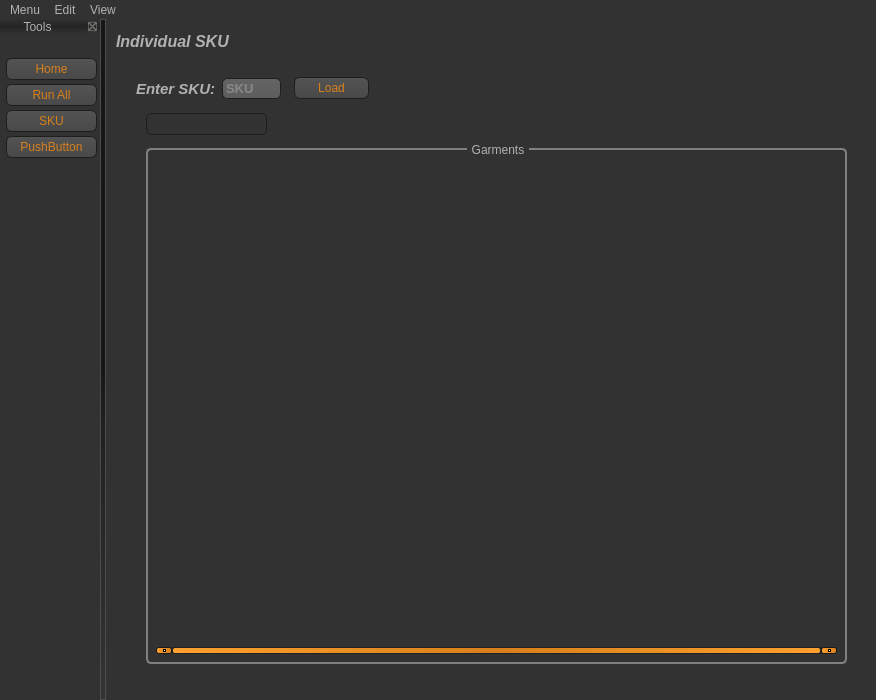
<?xml version="1.0" encoding="UTF-8"?>
<ui version="4.0">
 <class>mwWorkFlow</class>
 <widget class="QMainWindow" name="mwWorkFlow">
  <property name="geometry">
   <rect>
    <x>0</x>
    <y>0</y>
    <width>876</width>
    <height>700</height>
   </rect>
  </property>
  <property name="windowTitle">
   <string>InkPixi Web Art Workflow Thing</string>
  </property>
  <property name="styleSheet">
   <string notr="true">QToolTip
{
	 border: 1px solid black;
	 background-color: #ffa02f;
	 padding: 1px;
	 border-radius: 3px;
	 opacity: 100;
}

QWidget
{
	color: #b1b1b1;
	background-color: #323232;
	border: none;
	outline: none;
}

QWidget:item:hover
{
	background-color: QLinearGradient( x1: 0, y1: 0, x2: 0, y2: 1, stop: 0 #ffa02f, stop: 1 #ca0619);
	color: #000000;
}

QWidget:item:selected
{
	background-color: QLinearGradient( x1: 0, y1: 0, x2: 0, y2: 1, stop: 0 #ffa02f, stop: 1 #d7801a);
}

QMenuBar::item
{
	background: transparent;
}

QMenuBar::item:selected
{
	background: transparent;
	border: 1px solid #ffaa00;
}

QMenuBar::item:pressed
{
	background: #444;
	border: 1px solid #000;
	background-color: QLinearGradient(
		x1:0, y1:0,
		x2:0, y2:1,
		stop:1 #212121,
		stop:0.4 #343434/*,
		stop:0.2 #343434,
		stop:0.1 #ffaa00*/
	);
	margin-bottom:-1px;
	padding-bottom:1px;
}

QMenu
{
	border: 1px solid #000;
}

QMenu::item
{
	padding: 2px 20px 2px 20px;
}

QMenu::item:selected
{
	color: #000000;
}

QWidget:disabled
{
	color: #404040;
	background-color: #323232;
}

QAbstractItemView
{
	background-color: QLinearGradient( x1: 0, y1: 0, x2: 0, y2: 1, stop: 0 #4d4d4d, stop: 0.1 #646464, stop: 1 #5d5d5d);
}

QWidget:focus
{
	/*border: 2px solid QLinearGradient( x1: 0, y1: 0, x2: 0, y2: 1, stop: 0 #ffa02f, stop: 1 #d7801a);*/
}

QLineEdit
{
	background-color: QLinearGradient( x1: 0, y1: 0, x2: 0, y2: 1, stop: 0 #4d4d4d, stop: 0 #646464, stop: 1 #5d5d5d);
	padding: 1px;
	border-style: solid;
	border: 1px solid #1e1e1e;
	border-radius: 5;
}

QPushButton
{
	color: #d7801a;
	background-color: QLinearGradient( x1: 0, y1: 0, x2: 0, y2: 1, stop: 0 #565656, stop: 0.1 #525252, stop: 0.5 #4e4e4e, stop: 0.9 #4a4a4a, stop: 1 #464646);
	border-width: 1px;
	border-color: #1e1e1e;
	border-style: solid;
	border-radius: 6;
	padding: 3px;
	font-size: 12px;
	padding-left: 5px;
	padding-right: 5px;
}

QPushButton:pressed
{
	background-color: QLinearGradient( x1: 0, y1: 0, x2: 0, y2: 1, stop: 0 #2d2d2d, stop: 0.1 #2b2b2b, stop: 0.5 #292929, stop: 0.9 #282828, stop: 1 #252525);
}

QListView
{
	selection-background-color: #ffaa00;
	background-color: QLinearGradient( x1: 0, y1: 0, x2: 0, y2: 1, stop: 0 #565656, stop: 0.1 #525252, stop: 0.5 #4e4e4e, stop: 0.9 #4a4a4a, stop: 1 #464646);
	border-style: solid;
	border: 1px solid #1e1e1e;
	border-radius: 5;
}

QComboBox
{
	selection-background-color: #ffaa00;
	background-color: QLinearGradient( x1: 0, y1: 0, x2: 0, y2: 1, stop: 0 #565656, stop: 0.1 #525252, stop: 0.5 #4e4e4e, stop: 0.9 #4a4a4a, stop: 1 #464646);
	border-style: solid;
	border: 1px solid #1e1e1e;
	border-radius: 5;
}

QComboBox:hover,QPushButton:hover
{
	border: 2px solid QLinearGradient( x1: 0, y1: 0, x2: 0, y2: 1, stop: 0 #ffa02f, stop: 1 #d7801a);
}


QComboBox:on
{
	padding-top: 3px;
	padding-left: 4px;
	background-color: QLinearGradient( x1: 0, y1: 0, x2: 0, y2: 1, stop: 0 #2d2d2d, stop: 0.1 #2b2b2b, stop: 0.5 #292929, stop: 0.9 #282828, stop: 1 #252525);
	selection-background-color: #ffaa00;
}

QComboBox QAbstractItemView
{
	border: 2px solid darkgray;
	selection-background-color: QLinearGradient( x1: 0, y1: 0, x2: 0, y2: 1, stop: 0 #ffa02f, stop: 1 #d7801a);
}

QComboBox::drop-down
{
	 subcontrol-origin: padding;
	 subcontrol-position: top right;
	 width: 15px;

	 border-left-width: 0px;
	 border-left-color: darkgray;
	 border-left-style: solid; /* just a single line */
	 border-top-right-radius: 3px; /* same radius as the QComboBox */
	 border-bottom-right-radius: 3px;
 }

QComboBox::down-arrow
{
	 image: url(images/ui/down_arrow.png);
}

QGroupBox:focus
{
	border: 2px solid QLinearGradient( x1: 0, y1: 0, x2: 0, y2: 1, stop: 0 #ffa02f, stop: 1 #d7801a);
}

QGroupBox {
    background-color: #323232;
    border: 2px solid gray;
    border-radius: 5px;
    margin-top: 5px; /* leave space at the top for the title */
}

QGroupBox::title {
    subcontrol-origin: margin;
    subcontrol-position: top center; /* position at the top center */
    padding: 0 3px ;
 	/*background-color: qlineargradient(x1: 0, y1: 0, x2: 0, y2: 1,stop: 0 #FF0ECE, stop: 1 #FFFFFF);*/
	
}

QTextEdit:focus
{
	border: 2px solid QLinearGradient( x1: 0, y1: 0, x2: 0, y2: 1, stop: 0 #ffa02f, stop: 1 #d7801a);
}

QScrollBar:horizontal {
	 border: 1px solid #222222;
	 background: QLinearGradient( x1: 0, y1: 0, x2: 0, y2: 1, stop: 0.0 #121212, stop: 0.2 #282828, stop: 1 #484848);
	 height: 7px;
	 margin: 0px 16px 0 16px;
}

QScrollBar::handle:horizontal
{
	  background: QLinearGradient( x1: 0, y1: 0, x2: 1, y2: 0, stop: 0 #ffa02f, stop: 0.5 #d7801a, stop: 1 #ffa02f);
	  min-height: 20px;
	  border-radius: 2px;
}

QScrollBar::add-line:horizontal {
	  border: 1px solid #1b1b19;
	  border-radius: 2px;
	  background: QLinearGradient( x1: 0, y1: 0, x2: 1, y2: 0, stop: 0 #ffa02f, stop: 1 #d7801a);
	  width: 14px;
	  subcontrol-position: right;
	  subcontrol-origin: margin;
}

QScrollBar::sub-line:horizontal {
	  border: 1px solid #1b1b19;
	  border-radius: 2px;
	  background: QLinearGradient( x1: 0, y1: 0, x2: 1, y2: 0, stop: 0 #ffa02f, stop: 1 #d7801a);
	  width: 14px;
	 subcontrol-position: left;
	 subcontrol-origin: margin;
}

QScrollBar::right-arrow:horizontal, QScrollBar::left-arrow:horizontal
{
	  border: 1px solid black;
	  width: 1px;
	  height: 1px;
	  background: white;
}

QScrollBar::add-page:horizontal, QScrollBar::sub-page:horizontal
{
	  background: none;
}

QScrollBar:vertical
{
	  background: QLinearGradient( x1: 0, y1: 0, x2: 1, y2: 0, stop: 0.0 #121212, stop: 0.2 #282828, stop: 1 #484848);
	  width: 7px;
	  margin: 16px 0 16px 0;
	  border: 1px solid #222222;
}

QScrollBar::handle:vertical
{
	  background: QLinearGradient( x1: 0, y1: 0, x2: 0, y2: 1, stop: 0 #ffa02f, stop: 0.5 #d7801a, stop: 1 #ffa02f);
	  min-height: 20px;
	  border-radius: 2px;
}

QScrollBar::add-line:vertical
{
	  border: 1px solid #1b1b19;
	  border-radius: 2px;
	  background: QLinearGradient( x1: 0, y1: 0, x2: 0, y2: 1, stop: 0 #ffa02f, stop: 1 #d7801a);
	  height: 14px;
	  subcontrol-position: bottom;
	  subcontrol-origin: margin;
}

QScrollBar::sub-line:vertical
{
	  border: 1px solid #1b1b19;
	  border-radius: 2px;
	  background: QLinearGradient( x1: 0, y1: 0, x2: 0, y2: 1, stop: 0 #d7801a, stop: 1 #ffa02f);
	  height: 14px;
	  subcontrol-position: top;
	  subcontrol-origin: margin;
}

QScrollBar::up-arrow:vertical, QScrollBar::down-arrow:vertical
{
	  border: 1px solid black;
	  width: 1px;
	  height: 1px;
	  background: white;
}


QScrollBar::add-page:vertical, QScrollBar::sub-page:vertical
{
	  background: none;
}

QTextEdit
{
	background-color: #242424;
}

QPlainTextEdit
{
	background-color: #242424;
}

QHeaderView::section
{
	background-color: QLinearGradient(x1:0, y1:0, x2:0, y2:1, stop:0 #616161, stop: 0.5 #505050, stop: 0.6 #434343, stop:1 #656565);
	color: white;
	padding-left: 4px;
	border: 1px solid #6c6c6c;
}

QCheckBox:disabled
{
color: #414141;
}

QDockWidget::title
{
	text-align: center;
	spacing: 3px; /* spacing between items in the tool bar */
	background-color: QLinearGradient(x1:0, y1:0, x2:0, y2:1, stop:0 #323232, stop: 0.5 #242424, stop:1 #323232);
}

QDockWidget::close-button, QDockWidget::float-button
{
	text-align: center;
	spacing: 1px; /* spacing between items in the tool bar */
	background-color: QLinearGradient(x1:0, y1:0, x2:0, y2:1, stop:0 #323232, stop: 0.5 #242424, stop:1 #323232);
}

QDockWidget::close-button:hover, QDockWidget::float-button:hover
{
	background: #242424;
}

QDockWidget::close-button:pressed, QDockWidget::float-button:pressed
{
	padding: 1px -1px -1px 1px;
}

QMainWindow::separator
{
	background-color: QLinearGradient(x1:0, y1:0, x2:0, y2:1, stop:0 #161616, stop: 0.5 #151515, stop: 0.6 #212121, stop:1 #343434);
	color: white;
	padding-left: 4px;
	border: 1px solid #4c4c4c;
	spacing: 3px; /* spacing between items in the tool bar */
}

QMainWindow::separator:hover
{

	background-color: QLinearGradient(x1:0, y1:0, x2:0, y2:1, stop:0 #d7801a, stop:0.5 #b56c17 stop:1 #ffa02f);
	color: white;
	padding-left: 4px;
	border: 1px solid #6c6c6c;
	spacing: 3px; /* spacing between items in the tool bar */
}

QToolBar::handle
{
	 spacing: 3px; /* spacing between items in the tool bar */
	 background: url(images/ui/handle.png);
}

QMenu::separator
{
	height: 2px;
	background-color: QLinearGradient(x1:0, y1:0, x2:0, y2:1, stop:0 #161616, stop: 0.5 #151515, stop: 0.6 #212121, stop:1 #343434);
	color: white;
	padding-left: 4px;
	margin-left: 10px;
	margin-right: 5px;
}

QProgressBar
{
	border: 2px solid grey;
	border-radius: 5px;
	text-align: center;
}

QProgressBar::chunk
{
	background-color: #d7801a;
	width: 2.15px;
	margin: 0.5px;
}

QTabBar::tab {
	color: #b1b1b1;
	border: 1px solid #444;
	border-bottom-style: none;
	background-color: #323232;
	padding-left: 10px;
	padding-right: 10px;
	padding-top: 3px;
	padding-bottom: 2px;
	margin-right: -1px;
}

QTabWidget::pane {
	border: 1px solid #444;
	top: 1px;
}

QTabBar::tab:last
{
	margin-right: 0; /* the last selected tab has nothing to overlap with on the right */
	border-top-right-radius: 3px;
}

QTabBar::tab:first:!selected
{
 margin-left: 0px; /* the last selected tab has nothing to overlap with on the right */


	border-top-left-radius: 3px;
}

QTabBar::tab:!selected
{
	color: #b1b1b1;
	border-bottom-style: solid;
	margin-top: 3px;
	background-color: QLinearGradient(x1:0, y1:0, x2:0, y2:1, stop:1 #212121, stop:.4 #343434);
}

QTabBar::tab:selected
{
	border-top-left-radius: 3px;
	border-top-right-radius: 3px;
	margin-bottom: 0px;
}

QTabBar::tab:!selected:hover
{
	/*border-top: 2px solid #ffaa00;
	padding-bottom: 3px;*/
	border-top-left-radius: 3px;
	border-top-right-radius: 3px;
	background-color: QLinearGradient(x1:0, y1:0, x2:0, y2:1, stop:1 #212121, stop:0.4 #343434, stop:0.2 #343434, stop:0.1 #ffaa00);
}

QRadioButton::indicator:checked, QRadioButton::indicator:unchecked{
	color: #b1b1b1;
	background-color: #323232;
	border: 1px solid #b1b1b1;
	border-radius: 6px;
}

QRadioButton::indicator:checked
{
	background-color: qradialgradient(
		cx: 0.5, cy: 0.5,
		fx: 0.5, fy: 0.5,
		radius: 1.0,
		stop: 0.25 #ffaa00,
		stop: 0.3 #323232
	);
}

QCheckBox::indicator{
	color: #b1b1b1;
	background-color: #323232;
	border: 1px solid #b1b1b1;
	width: 9px;
	height: 9px;
}

QRadioButton::indicator
{
	border-radius: 6px;
}

QRadioButton::indicator:hover, QCheckBox::indicator:hover
{
	border: 1px solid #ffaa00;
}

QCheckBox::indicator:checked
{
	image: url(images/ui/checkbox.png);
}

QCheckBox::indicator:disabled, QRadioButton::indicator:disabled
{
	border: 1px solid #444;
}      </string>
  </property>
  <widget class="QWidget" name="centralwidget">
   <widget class="QScrollArea" name="scrollArea">
    <property name="geometry">
     <rect>
      <x>0</x>
      <y>0</y>
      <width>761</width>
      <height>661</height>
     </rect>
    </property>
    <property name="styleSheet">
     <string notr="true"/>
    </property>
    <property name="verticalScrollBarPolicy">
     <enum>Qt::ScrollBarAsNeeded</enum>
    </property>
    <property name="horizontalScrollBarPolicy">
     <enum>Qt::ScrollBarAsNeeded</enum>
    </property>
    <property name="widgetResizable">
     <bool>false</bool>
    </property>
    <widget class="QWidget" name="scrollAreaContents">
     <property name="geometry">
      <rect>
       <x>0</x>
       <y>0</y>
       <width>754</width>
       <height>654</height>
      </rect>
     </property>
     <widget class="QStackedWidget" name="stackWorkFlow">
      <property name="geometry">
       <rect>
        <x>10</x>
        <y>4</y>
        <width>751</width>
        <height>701</height>
       </rect>
      </property>
      <property name="sizePolicy">
       <sizepolicy hsizetype="Preferred" vsizetype="Preferred">
        <horstretch>1</horstretch>
        <verstretch>1</verstretch>
       </sizepolicy>
      </property>
      <property name="styleSheet">
       <string notr="true"/>
      </property>
      <property name="frameShape">
       <enum>QFrame::NoFrame</enum>
      </property>
      <property name="currentIndex">
       <number>2</number>
      </property>
      <widget class="QWidget" name="Home">
       <widget class="QLabel" name="label_3">
        <property name="geometry">
         <rect>
          <x>40</x>
          <y>110</y>
          <width>381</width>
          <height>16</height>
         </rect>
        </property>
        <property name="text">
         <string>Some stuff here, maybe instructions, a menu, resources, or whateves...</string>
        </property>
       </widget>
       <widget class="QLabel" name="label_9">
        <property name="geometry">
         <rect>
          <x>0</x>
          <y>0</y>
          <width>171</width>
          <height>51</height>
         </rect>
        </property>
        <property name="text">
         <string/>
        </property>
        <property name="pixmap">
         <pixmap resource="image.qrc">:/images/images/ui/pixi_logo_new.png</pixmap>
        </property>
       </widget>
       <widget class="QLabel" name="lblWelcome">
        <property name="geometry">
         <rect>
          <x>10</x>
          <y>80</y>
          <width>251</width>
          <height>16</height>
         </rect>
        </property>
        <property name="font">
         <font>
          <pointsize>12</pointsize>
          <weight>75</weight>
          <italic>true</italic>
          <bold>true</bold>
         </font>
        </property>
        <property name="text">
         <string>lblWelcome</string>
        </property>
       </widget>
      </widget>
      <widget class="QWidget" name="runAll">
       <widget class="QGroupBox" name="gbCheck">
        <property name="geometry">
         <rect>
          <x>10</x>
          <y>40</y>
          <width>101</width>
          <height>121</height>
         </rect>
        </property>
        <property name="sizePolicy">
         <sizepolicy hsizetype="Preferred" vsizetype="Preferred">
          <horstretch>0</horstretch>
          <verstretch>1</verstretch>
         </sizepolicy>
        </property>
        <property name="styleSheet">
         <string notr="true"/>
        </property>
        <property name="title">
         <string/>
        </property>
        <property name="checkable">
         <bool>false</bool>
        </property>
        <widget class="QCheckBox" name="chkAllStatic">
         <property name="geometry">
          <rect>
           <x>14</x>
           <y>24</y>
           <width>70</width>
           <height>17</height>
          </rect>
         </property>
         <property name="text">
          <string>Static</string>
         </property>
         <property name="checkable">
          <bool>true</bool>
         </property>
         <property name="checked">
          <bool>false</bool>
         </property>
         <property name="tristate">
          <bool>false</bool>
         </property>
        </widget>
        <widget class="QCheckBox" name="chkAllPng">
         <property name="geometry">
          <rect>
           <x>14</x>
           <y>44</y>
           <width>70</width>
           <height>17</height>
          </rect>
         </property>
         <property name="text">
          <string>PNG</string>
         </property>
        </widget>
        <widget class="QPushButton" name="btnRunAll">
         <property name="geometry">
          <rect>
           <x>12</x>
           <y>80</y>
           <width>75</width>
           <height>23</height>
          </rect>
         </property>
         <property name="text">
          <string>Run</string>
         </property>
        </widget>
       </widget>
       <widget class="QLabel" name="lblRunSku_2">
        <property name="geometry">
         <rect>
          <x>0</x>
          <y>10</y>
          <width>131</width>
          <height>16</height>
         </rect>
        </property>
        <property name="font">
         <font>
          <pointsize>12</pointsize>
          <weight>75</weight>
          <italic>true</italic>
          <bold>true</bold>
         </font>
        </property>
        <property name="styleSheet">
         <string notr="true"/>
        </property>
        <property name="text">
         <string>Run All SKU's</string>
        </property>
       </widget>
      </widget>
      <widget class="QWidget" name="SKU">
       <widget class="QWidget" name="horizontalLayoutWidget">
        <property name="geometry">
         <rect>
          <x>20</x>
          <y>50</y>
          <width>233</width>
          <height>31</height>
         </rect>
        </property>
        <layout class="QHBoxLayout" name="hbSkuEnter">
         <property name="sizeConstraint">
          <enum>QLayout::SetDefaultConstraint</enum>
         </property>
         <item>
          <widget class="QLabel" name="lblSkuEnter">
           <property name="enabled">
            <bool>true</bool>
           </property>
           <property name="font">
            <font>
             <pointsize>11</pointsize>
             <weight>75</weight>
             <italic>true</italic>
             <bold>true</bold>
            </font>
           </property>
           <property name="text">
            <string>Enter SKU:</string>
           </property>
          </widget>
         </item>
         <item>
          <widget class="QLineEdit" name="leSkuEnter">
           <property name="sizePolicy">
            <sizepolicy hsizetype="Expanding" vsizetype="Fixed">
             <horstretch>0</horstretch>
             <verstretch>0</verstretch>
            </sizepolicy>
           </property>
           <property name="font">
            <font>
             <pointsize>10</pointsize>
             <weight>75</weight>
             <bold>true</bold>
            </font>
           </property>
           <property name="text">
            <string/>
           </property>
           <property name="maxLength">
            <number>4</number>
           </property>
           <property name="placeholderText">
            <string>SKU</string>
           </property>
           <property name="clearButtonEnabled">
            <bool>false</bool>
           </property>
          </widget>
         </item>
         <item>
          <spacer name="horizontalSpacer">
           <property name="orientation">
            <enum>Qt::Horizontal</enum>
           </property>
           <property name="sizeHint" stdset="0">
            <size>
             <width>75</width>
             <height>20</height>
            </size>
           </property>
          </spacer>
         </item>
         <item>
          <widget class="QPushButton" name="btnLoadSku">
           <property name="minimumSize">
            <size>
             <width>75</width>
             <height>0</height>
            </size>
           </property>
           <property name="text">
            <string>Load</string>
           </property>
          </widget>
         </item>
        </layout>
       </widget>
       <widget class="QLabel" name="lblRunSku">
        <property name="geometry">
         <rect>
          <x>0</x>
          <y>10</y>
          <width>131</width>
          <height>16</height>
         </rect>
        </property>
        <property name="font">
         <font>
          <pointsize>12</pointsize>
          <weight>75</weight>
          <italic>true</italic>
          <bold>true</bold>
         </font>
        </property>
        <property name="text">
         <string>Individual SKU</string>
        </property>
       </widget>
       <widget class="QComboBox" name="cbNameTypes">
        <property name="enabled">
         <bool>false</bool>
        </property>
        <property name="geometry">
         <rect>
          <x>30</x>
          <y>90</y>
          <width>121</width>
          <height>22</height>
         </rect>
        </property>
       </widget>
       <widget class="QGroupBox" name="gbGarments">
        <property name="enabled">
         <bool>true</bool>
        </property>
        <property name="geometry">
         <rect>
          <x>30</x>
          <y>120</y>
          <width>701</width>
          <height>521</height>
         </rect>
        </property>
        <property name="title">
         <string>Garments</string>
        </property>
        <widget class="QScrollArea" name="scrollGarms">
         <property name="geometry">
          <rect>
           <x>10</x>
           <y>20</y>
           <width>681</width>
           <height>491</height>
          </rect>
         </property>
         <property name="verticalScrollBarPolicy">
          <enum>Qt::ScrollBarAsNeeded</enum>
         </property>
         <property name="horizontalScrollBarPolicy">
          <enum>Qt::ScrollBarAlwaysOn</enum>
         </property>
         <property name="widgetResizable">
          <bool>false</bool>
         </property>
         <widget class="QWidget" name="scrollAreaWidgetContents">
          <property name="geometry">
           <rect>
            <x>0</x>
            <y>0</y>
            <width>681</width>
            <height>484</height>
           </rect>
          </property>
         </widget>
        </widget>
       </widget>
      </widget>
     </widget>
    </widget>
   </widget>
  </widget>
  <widget class="QMenuBar" name="menubar">
   <property name="geometry">
    <rect>
     <x>0</x>
     <y>0</y>
     <width>876</width>
     <height>21</height>
    </rect>
   </property>
   <widget class="QMenu" name="menuMain">
    <property name="title">
     <string>Menu</string>
    </property>
    <addaction name="actionQuit"/>
   </widget>
   <widget class="QMenu" name="menuEdit">
    <property name="title">
     <string>Edit</string>
    </property>
   </widget>
   <widget class="QMenu" name="menuView">
    <property name="title">
     <string>View</string>
    </property>
    <addaction name="actionTools"/>
   </widget>
   <addaction name="menuMain"/>
   <addaction name="menuEdit"/>
   <addaction name="menuView"/>
  </widget>
  <widget class="QDockWidget" name="dwTools">
   <property name="minimumSize">
    <size>
     <width>100</width>
     <height>29</height>
    </size>
   </property>
   <property name="allowedAreas">
    <set>Qt::LeftDockWidgetArea|Qt::RightDockWidgetArea</set>
   </property>
   <property name="windowTitle">
    <string>Tools</string>
   </property>
   <attribute name="dockWidgetArea">
    <number>1</number>
   </attribute>
   <widget class="QWidget" name="dockWidgetContents">
    <widget class="QWidget" name="verticalLayoutWidget">
     <property name="geometry">
      <rect>
       <x>6</x>
       <y>20</y>
       <width>91</width>
       <height>111</height>
      </rect>
     </property>
     <layout class="QVBoxLayout" name="verticalLayout" stretch="0,0,0,0">
      <property name="spacing">
       <number>0</number>
      </property>
      <property name="sizeConstraint">
       <enum>QLayout::SetDefaultConstraint</enum>
      </property>
      <item>
       <widget class="QPushButton" name="btnHome">
        <property name="text">
         <string>Home</string>
        </property>
       </widget>
      </item>
      <item>
       <widget class="QPushButton" name="btnShowRunAll">
        <property name="text">
         <string>Run All</string>
        </property>
       </widget>
      </item>
      <item>
       <widget class="QPushButton" name="btnShowSku">
        <property name="text">
         <string>SKU</string>
        </property>
       </widget>
      </item>
      <item>
       <widget class="QPushButton" name="pushButton_3">
        <property name="text">
         <string>PushButton</string>
        </property>
       </widget>
      </item>
     </layout>
    </widget>
   </widget>
  </widget>
  <action name="actionQuit">
   <property name="text">
    <string>&amp;Quit</string>
   </property>
   <property name="toolTip">
    <string>Exit Application</string>
   </property>
  </action>
  <action name="actionTools">
   <property name="text">
    <string>Tools</string>
   </property>
  </action>
 </widget>
 <tabstops>
  <tabstop>leSkuEnter</tabstop>
  <tabstop>btnLoadSku</tabstop>
  <tabstop>cbNameTypes</tabstop>
  <tabstop>chkAllStatic</tabstop>
  <tabstop>chkAllPng</tabstop>
  <tabstop>btnRunAll</tabstop>
  <tabstop>btnHome</tabstop>
  <tabstop>btnShowRunAll</tabstop>
  <tabstop>btnShowSku</tabstop>
  <tabstop>pushButton_3</tabstop>
  <tabstop>scrollArea</tabstop>
 </tabstops>
 <resources>
  <include location="image.qrc"/>
 </resources>
 <connections/>
</ui>
